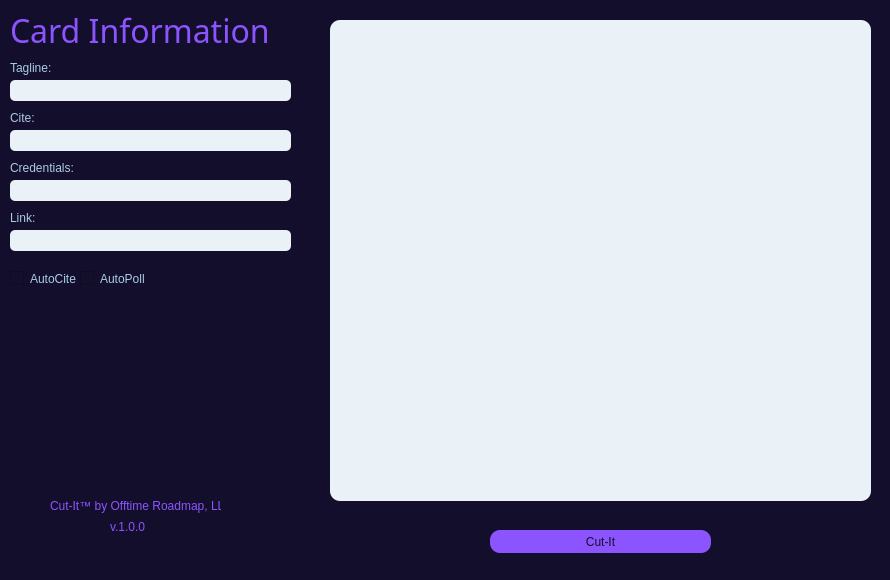
<?xml version="1.0" encoding="UTF-8"?>
<ui version="4.0">
 <class>MainWindow</class>
 <widget class="QMainWindow" name="MainWindow">
  <property name="geometry">
   <rect>
    <x>0</x>
    <y>0</y>
    <width>890</width>
    <height>580</height>
   </rect>
  </property>
  <property name="font">
   <font>
    <family>MS Serif</family>
   </font>
  </property>
  <property name="windowTitle">
   <string>MainWindow</string>
  </property>
  <property name="styleSheet">
   <string notr="true">background-color: #130e2c;
border-radius: 15px;</string>
  </property>
  <widget class="QWidget" name="centralwidget">
   <widget class="QTextEdit" name="evidence_box">
    <property name="geometry">
     <rect>
      <x>330</x>
      <y>20</y>
      <width>541</width>
      <height>481</height>
     </rect>
    </property>
    <property name="styleSheet">
     <string notr="true">background-color: rgb(234, 242, 248);
color: rgb(26, 82, 118);
border-radius:10px;
</string>
    </property>
    <property name="html">
     <string>&lt;!DOCTYPE HTML PUBLIC &quot;-//W3C//DTD HTML 4.0//EN&quot; &quot;http://www.w3.org/TR/REC-html40/strict.dtd&quot;&gt;
&lt;html&gt;&lt;head&gt;&lt;meta name=&quot;qrichtext&quot; content=&quot;1&quot; /&gt;&lt;style type=&quot;text/css&quot;&gt;
p, li { white-space: pre-wrap; }
&lt;/style&gt;&lt;/head&gt;&lt;body style=&quot; font-family:'MS Shell Dlg 2'; font-size:8.25pt; font-weight:400; font-style:normal;&quot;&gt;
&lt;p style=&quot;-qt-paragraph-type:empty; margin-top:0px; margin-bottom:0px; margin-left:0px; margin-right:0px; -qt-block-indent:0; text-indent:0px;&quot;&gt;&lt;br /&gt;&lt;/p&gt;&lt;/body&gt;&lt;/html&gt;</string>
    </property>
   </widget>
   <widget class="QLineEdit" name="warrant_input">
    <property name="geometry">
     <rect>
      <x>10</x>
      <y>80</y>
      <width>281</width>
      <height>21</height>
     </rect>
    </property>
    <property name="styleSheet">
     <string notr="true">background-color: rgb(234, 242, 248);
color: rgb(26, 82, 118);
border-radius:5px;
</string>
    </property>
   </widget>
   <widget class="QLineEdit" name="cite_input">
    <property name="geometry">
     <rect>
      <x>10</x>
      <y>130</y>
      <width>281</width>
      <height>21</height>
     </rect>
    </property>
    <property name="styleSheet">
     <string notr="true">background-color: rgb(234, 242, 248);
color: rgb(26, 82, 118);
border-radius:5px;
</string>
    </property>
   </widget>
   <widget class="QLineEdit" name="creds_input">
    <property name="geometry">
     <rect>
      <x>10</x>
      <y>180</y>
      <width>281</width>
      <height>21</height>
     </rect>
    </property>
    <property name="styleSheet">
     <string notr="true">background-color: rgb(234, 242, 248);
color: rgb(26, 82, 118);
border-radius:5px;
</string>
    </property>
   </widget>
   <widget class="QLineEdit" name="link_input">
    <property name="geometry">
     <rect>
      <x>10</x>
      <y>230</y>
      <width>281</width>
      <height>21</height>
     </rect>
    </property>
    <property name="styleSheet">
     <string notr="true">background-color: rgb(234, 242, 248);
color: rgb(26, 82, 118);
border-radius:5px;</string>
    </property>
    <property name="text">
     <string/>
    </property>
   </widget>
   <widget class="QLabel" name="warrant_label">
    <property name="geometry">
     <rect>
      <x>10</x>
      <y>60</y>
      <width>221</width>
      <height>16</height>
     </rect>
    </property>
    <property name="styleSheet">
     <string notr="true">color: rgb(169, 204, 227)</string>
    </property>
    <property name="text">
     <string>Tagline:</string>
    </property>
   </widget>
   <widget class="QLabel" name="cite_label">
    <property name="geometry">
     <rect>
      <x>10</x>
      <y>110</y>
      <width>221</width>
      <height>16</height>
     </rect>
    </property>
    <property name="styleSheet">
     <string notr="true">color: rgb(169, 204, 227)</string>
    </property>
    <property name="text">
     <string>Cite:</string>
    </property>
   </widget>
   <widget class="QLabel" name="creds_label">
    <property name="geometry">
     <rect>
      <x>10</x>
      <y>160</y>
      <width>221</width>
      <height>16</height>
     </rect>
    </property>
    <property name="styleSheet">
     <string notr="true">color: rgb(169, 204, 227)</string>
    </property>
    <property name="text">
     <string>Credentials:</string>
    </property>
   </widget>
   <widget class="QLabel" name="link_label">
    <property name="geometry">
     <rect>
      <x>10</x>
      <y>210</y>
      <width>221</width>
      <height>16</height>
     </rect>
    </property>
    <property name="styleSheet">
     <string notr="true">color: rgb(169, 204, 227)</string>
    </property>
    <property name="text">
     <string>Link:</string>
    </property>
   </widget>
   <widget class="QLabel" name="card_info_label">
    <property name="geometry">
     <rect>
      <x>10</x>
      <y>10</y>
      <width>261</width>
      <height>41</height>
     </rect>
    </property>
    <property name="font">
     <font>
      <family>Segoe UI Semilight</family>
      <pointsize>24</pointsize>
      <weight>50</weight>
      <italic>false</italic>
      <bold>false</bold>
     </font>
    </property>
    <property name="styleSheet">
     <string notr="true">font: 24pt &quot;Segoe UI Semilight&quot;;
color: rgb(140, 84, 255)</string>
    </property>
    <property name="text">
     <string>Card Information: </string>
    </property>
   </widget>
   <widget class="QPushButton" name="cutit_label">
    <property name="geometry">
     <rect>
      <x>490</x>
      <y>530</y>
      <width>221</width>
      <height>23</height>
     </rect>
    </property>
    <property name="styleSheet">
     <string notr="true">background-color: rgb(140, 84, 255);
color: #130e2c;
border-radius:10px;

</string>
    </property>
    <property name="text">
     <string>Cut-It</string>
    </property>
   </widget>
   <widget class="QCheckBox" name="cite_box">
    <property name="geometry">
     <rect>
      <x>10</x>
      <y>270</y>
      <width>70</width>
      <height>17</height>
     </rect>
    </property>
    <property name="styleSheet">
     <string notr="true">color: rgb(169, 204, 227)</string>
    </property>
    <property name="text">
     <string>AutoCite</string>
    </property>
   </widget>
   <widget class="QLabel" name="OTR_logo">
    <property name="geometry">
     <rect>
      <x>-30</x>
      <y>260</y>
      <width>441</width>
      <height>311</height>
     </rect>
    </property>
    <property name="styleSheet">
     <string notr="true"/>
    </property>
    <property name="text">
     <string/>
    </property>
    <property name="pixmap">
     <pixmap>resources/otr_logo.png</pixmap>
    </property>
    <property name="scaledContents">
     <bool>true</bool>
    </property>
   </widget>
   <widget class="QLabel" name="OTR_brand_label">
    <property name="geometry">
     <rect>
      <x>50</x>
      <y>490</y>
      <width>171</width>
      <height>31</height>
     </rect>
    </property>
    <property name="styleSheet">
     <string notr="true">color: rgb(140, 84, 255);
</string>
    </property>
    <property name="text">
     <string>Cut-It™ by Offtime Roadmap, LLC</string>
    </property>
   </widget>
   <widget class="QLabel" name="version">
    <property name="geometry">
     <rect>
      <x>110</x>
      <y>520</y>
      <width>47</width>
      <height>13</height>
     </rect>
    </property>
    <property name="styleSheet">
     <string notr="true">color: rgb(140, 84, 255)</string>
    </property>
    <property name="text">
     <string>v.1.0.0 </string>
    </property>
   </widget>
   <widget class="QCheckBox" name="cite_box_2">
    <property name="geometry">
     <rect>
      <x>80</x>
      <y>270</y>
      <width>70</width>
      <height>17</height>
     </rect>
    </property>
    <property name="styleSheet">
     <string notr="true">color: rgb(169, 204, 227)</string>
    </property>
    <property name="text">
     <string>AutoPoll</string>
    </property>
   </widget>
   <zorder>OTR_logo</zorder>
   <zorder>evidence_box</zorder>
   <zorder>warrant_input</zorder>
   <zorder>cite_input</zorder>
   <zorder>creds_input</zorder>
   <zorder>link_input</zorder>
   <zorder>warrant_label</zorder>
   <zorder>cite_label</zorder>
   <zorder>creds_label</zorder>
   <zorder>link_label</zorder>
   <zorder>card_info_label</zorder>
   <zorder>cutit_label</zorder>
   <zorder>cite_box</zorder>
   <zorder>OTR_brand_label</zorder>
   <zorder>version</zorder>
   <zorder>cite_box_2</zorder>
  </widget>
  <widget class="QStatusBar" name="statusbar"/>
 </widget>
 <resources>
  <include location="../../../Users/chitg/Downloads/Debate/test.qrc"/>
 </resources>
 <connections/>
</ui>
